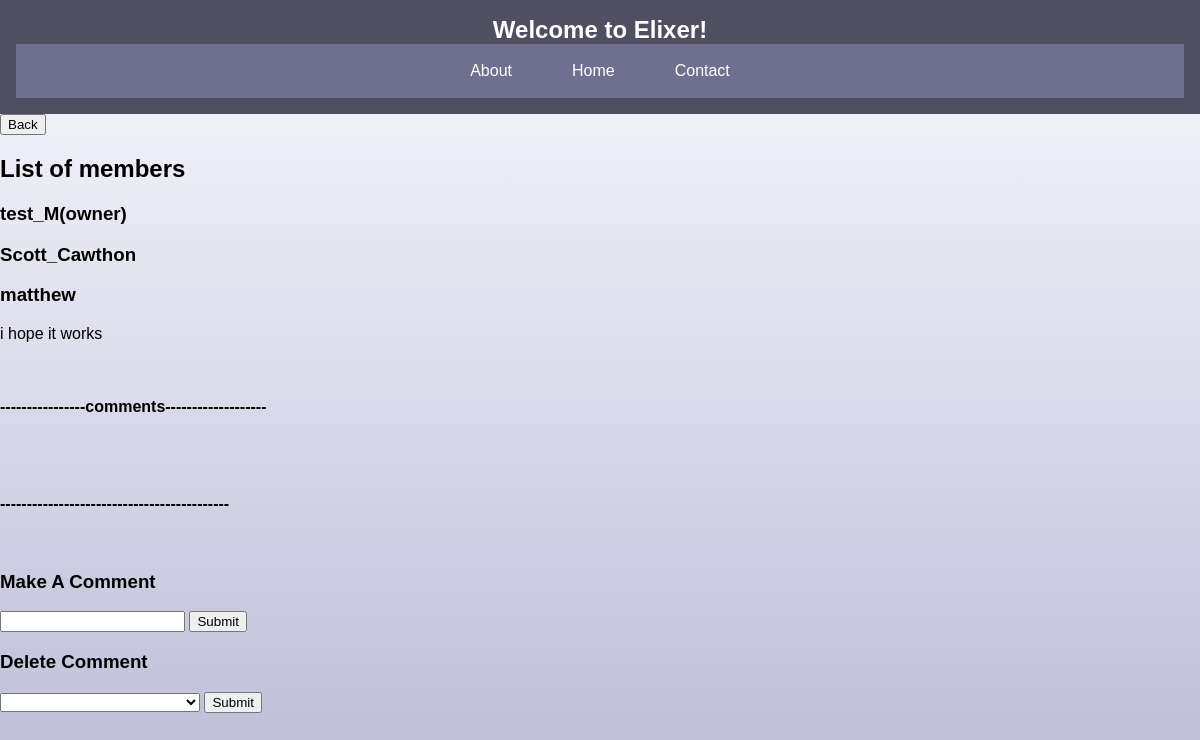
Before: /channels/The Joe Rogan Podcast/ (signed in) with the older database file.
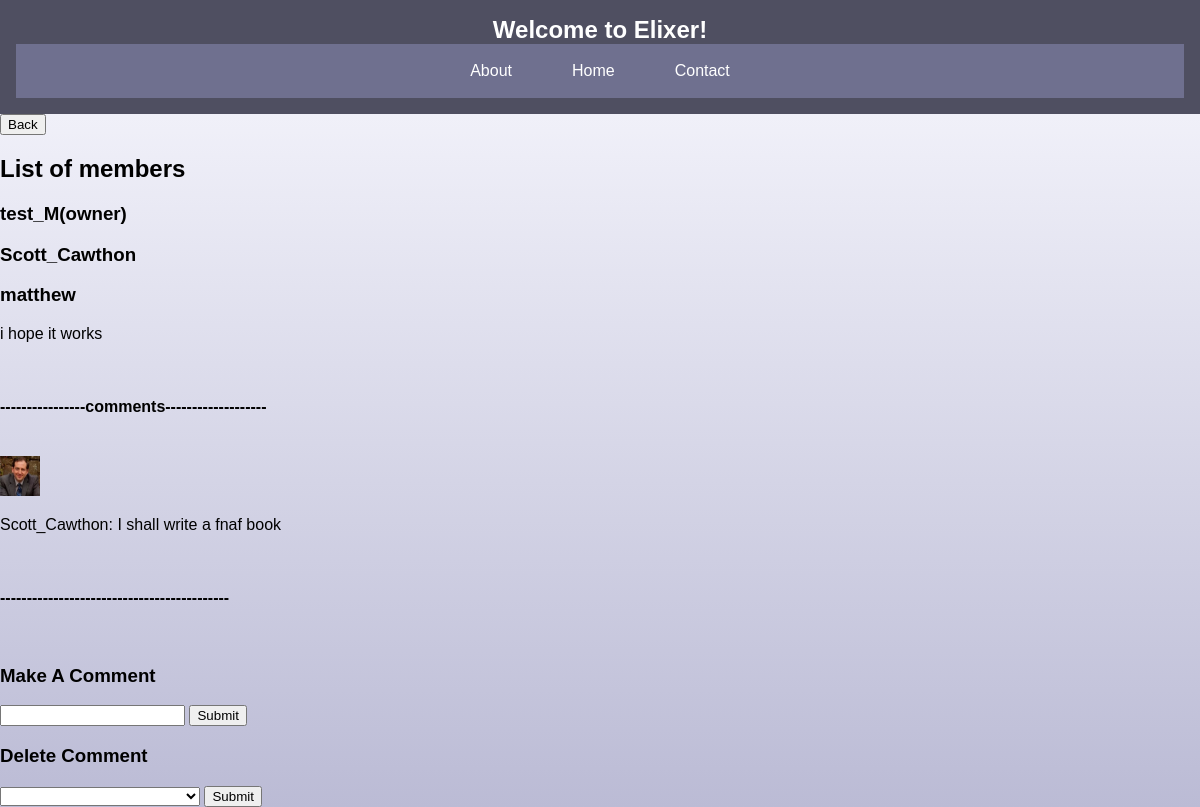
After: the same page with the newer database file.
### app/models.py (models this page shows, shortened)
class CustomUser(AbstractUser):
    email = models.EmailField(unique=True)
    profile_picture = models.ImageField(
        upload_to="profile_pictures/",
        null=True,
        blank=True,
    )
    groups = models.ManyToManyField(
        Group,
        verbose_name=("groups"),
        blank=True,
        related_name="customuser_set",
        related_query_name="user",
    )
    user_permissions = models.ManyToManyField(
        Permission,
        verbose_name=("user permissions"),
        blank=True,
        related_name="customuser_set",
        related_query_name="user",
    )

class Comment(models.Model):
    owner = models.ForeignKey(CustomUser, on_delete=models.CASCADE)
    channel = models.ForeignKey(Channel, on_delete=models.CASCADE)
    message = models.CharField(max_length=300)

### app/views.py (the view, shortened to what this page needs)
# urls.py: path("channels/<str:channel_name>/", channel_view, name="channels"),
@login_required(login_url=login_view)
def channel_view(request, channel_name):
    try:
        channel = Channel.objects.get(name=channel_name)
        channel_comments = Comment.objects.filter(channel=channel)
        you = CustomUser.objects.get(username=request.user.username)
        your_comments = Comment.objects.filter(owner=you, channel=channel)
        people_in_channel = channel.chat_members.exclude(id=channel.creator.id)
        context = {
            "channel": channel,
            "members": people_in_channel,
            "owner": channel.creator.username,
            "comments": channel_comments,
            "your_comments": your_comments,
        }
    except:
        return redirect(dashboard)
    return render(request, "channel.html", context)

### app/templates/channel.html (shortened to what this page needs)
{% extends "base.html" %}
{% load static %}
{% block content %}
<a href="{% url 'dashboard' %}"><button>Back</button></a>
<h2>List of members</h2>
<h3>{{ owner }}(owner)</h3>
{% for member in members %}
<h3>{{ member.username }}</h3>
{% endfor %}
<p>{{ channel.description }}</p>
<br />
<h4>----------------comments-------------------</h4>
<br />
{% for comment in comments %}
{% if comment.owner.username == request.user.username %}
<div class="yourComment"><p>{{ comment.owner.username }}: {{ comment.message }}</p>{% if comment.owner.profile_picture %}<img
src="{{ comment.owner.profile_picture.url }}"
width="40"
height="40"
/></div>{% else %}<img src="{% static "images/dinosaur_profile_default.jpg" %}" width="40" height="40">{% endif %}{% else %}
<div class="comment">{% if comment.owner.profile_picture %}<img
  src="{{ comment.owner.profile_picture.url }}"
  width="40"
  height="40"
/>{% else %}<img src="{% static "images/dinosaur_profile_default.jpg" %}" width="40" height="40">{% endif %}
<p>{{ comment.owner.username }}: {{ comment.message }}</p></div>
{% endif %}
{% endfor %}
<br />
<h4>-------------------------------------------</h4>
<br />
<h3>Make A Comment</h3>
<form method="POST">
  <input type="text" required name="comment_text" max_length="300" />
  <input type="submit" />
</form>
<h3>Delete Comment</h3>
<form method="POST">
  <select name="comment_remove">
    <option></option>
  </select>
  <input type="submit" />
</form>
{% endblock content %}

Changed rows visible on the page:
added Comment: owner.profile_picture (picture), owner.username "Scott_Cawthon", message "I shall write a fnaf book"
